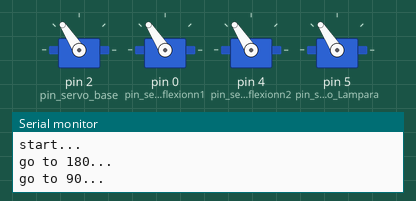
This sketch was run on a simulated Arduino Uno, built with avr-gcc and run on an emulated ATmega328P. Parts: 4 × servo, the last lines printed to the serial monitor.

Above: at 11.05 s.
At 11.75 s:
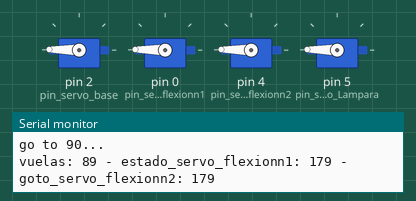
At 12.45 s:
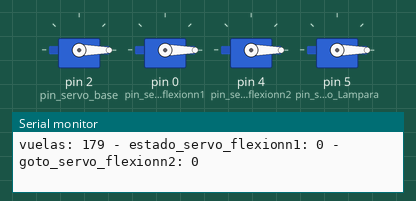
At 13.9 s:
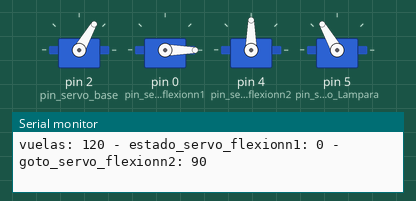
At 15.55 s:
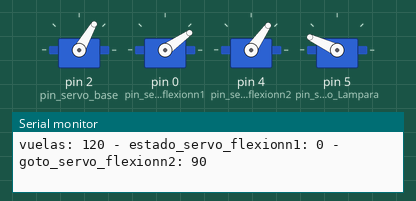
At 16.75 s:
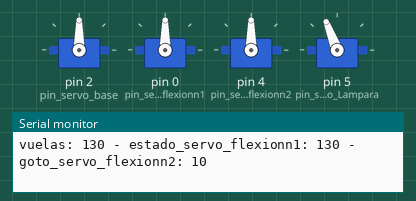
Timing chart, 0 to 19.8 s (numbered marks = the images above):
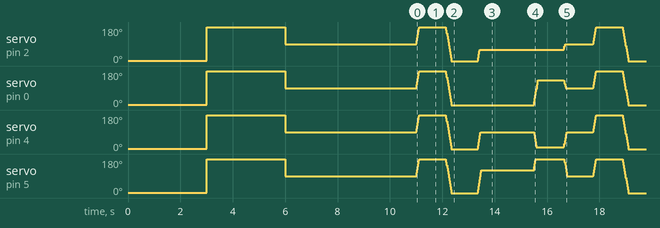

The sketch:

brazo6ServoSoporte.ino
```cpp
#include <Servo.h>

Servo servo_base;
Servo servo_flexionn1;
Servo servo_flexionn2;
Servo servo_Lampara;
/*
const int pin_servo_base = 4;
const int pin_servo_flexionn1 = 5;
const int pin_servo_flexionn2 = 6;
const int pin_servo_Lampara = 7;

*/
  const int pin_servo_base = 2;
  const int pin_servo_flexionn1 = 0;
  const int pin_servo_flexionn2 = 4;
  const int pin_servo_Lampara = 5;


int estado_servo_base = 90;
int estado_servo_flexionn1 = 90;
int estado_servo_flexionn2 = 90;
int estado_servo_Lampara = 90;

int goto_servo_base = 90;
int goto_servo_flexionn1 = 90;
int goto_servo_flexionn2 = 90;
int goto_servo_Lampara = 90;

int velocidadServo = 1;

void setup() {
  // put your setup code here, to run once:

  servo_base.attach(pin_servo_base);
  servo_flexionn1.attach(pin_servo_flexionn1);
  servo_flexionn2.attach(pin_servo_flexionn2);
  servo_Lampara.attach(pin_servo_Lampara);

  Serial.begin(115200);
  Serial.println("go to 0...");

 Serial.println("start...");
  servo_flexionn1.write(1);
  servo_flexionn2.write(1);
  servo_Lampara.write(1);
servo_base.write(1);
   delay(3000);

 Serial.println("go to 180...");
  servo_flexionn1.write(179);
  servo_flexionn2.write(179);
  servo_Lampara.write(179);
servo_base.write(179);

 delay(3000);
  Serial.println("go to 90...");
  servo_flexionn1.write(90);
  servo_flexionn2.write(90);
  servo_Lampara.write(90);
servo_base.write(90);

 delay(5000);

}


void loop() {


  mover_servo_base(179);
  mover_servo_flexionn1(179);
  mover_servo_flexionn2(179);
  mover_servo_Lampara(179);
  mover_servos();
  delay(1000);


  mover_servo_base(0);
  mover_servo_flexionn1(0);
  mover_servo_flexionn2(0);
  mover_servo_Lampara(0);
  mover_servos();
  delay(1000);


  mover_servo_base(60);
  mover_servo_flexionn1(0);
  mover_servo_flexionn2(90);
  mover_servo_Lampara(120);
  mover_servos();
  delay(1000);


  mover_servo_base(90);
  mover_servo_flexionn1(130);
  mover_servo_flexionn2(179);
  mover_servo_Lampara(150);
  //mover_servos();
  delay(1000);


  mover_servo_base(60);
  mover_servo_flexionn1(130);
  mover_servo_flexionn2(10);
  mover_servo_Lampara(179);
  mover_servos();
  delay(1000);


    mover_servo_base(90);
    mover_servo_flexionn1(90);
    mover_servo_flexionn2(90);
    mover_servo_Lampara(90);
    mover_servos();
    delay(1000);

}
/*
void mover_servo_flexionn1(int pos) {
  goto_servo_flexionn1 = pos;


  int mover_flexionn1 = estado_servo_flexionn1 - goto_servo_flexionn1;
  mover_flexionn1 = mover_flexionn1 * -1;

  bool servosEnPosicion = estado_servo_flexionn1 == goto_servo_flexionn1;

  while (servosEnPosicion == false)
  {
    if (estado_servo_flexionn1 != goto_servo_flexionn1) {
      if (estado_servo_flexionn1 < goto_servo_flexionn1) {
        estado_servo_flexionn1++;
      } else {
        estado_servo_flexionn1--;
      }
      servo_flexionn1.write(estado_servo_flexionn1);
    }


    delay(velocidadServo);

    servosEnPosicion = estado_servo_flexionn1 == goto_servo_flexionn1;

  }
}

void mover_servo_flexionn2(int pos) {
  goto_servo_flexionn2 = pos;


  int mover_flexionn2 = estado_servo_flexionn2 - goto_servo_flexionn2;
  mover_flexionn2 = mover_flexionn2 * -1;


  bool servosEnPosicion = estado_servo_flexionn2 == goto_servo_flexionn2;

  while (servosEnPosicion == false)
  {

    if (estado_servo_flexionn2 != goto_servo_flexionn2) {
      if (estado_servo_flexionn2 < goto_servo_flexionn2) {
        estado_servo_flexionn2++;
      } else {
        estado_servo_flexionn2--;
      }
      servo_flexionn2.write(estado_servo_flexionn2);
    }


    delay(velocidadServo);

    servosEnPosicion = estado_servo_flexionn2 == goto_servo_flexionn2;
  }
}

void mover_servo_Lampara(int pos) {
  goto_servo_Lampara = pos;


  int mover_Lampara = estado_servo_Lampara - goto_servo_Lampara;
  mover_Lampara = mover_Lampara * -1;

  bool servosEnPosicion = estado_servo_Lampara == goto_servo_Lampara;

  while (servosEnPosicion == false)
  {

    if (estado_servo_Lampara != goto_servo_Lampara) {
      if (estado_servo_Lampara < goto_servo_Lampara) {
        estado_servo_Lampara++;
      } else {
        estado_servo_Lampara--;
      }
      servo_Lampara.write(estado_servo_Lampara);
    }

    delay(velocidadServo);

    servosEnPosicion = estado_servo_Lampara == goto_servo_Lampara;

  }
}

void mover_servo_base(int pos) {
  goto_servo_base = pos;

    int mover_base = estado_servo_base - goto_servo_base;
  mover_base = mover_base * -1;

  bool servosEnPosicion = estado_servo_base == goto_servo_base;

   while (servosEnPosicion == false)
  {

    if (estado_servo_base != goto_servo_base) {
      if (estado_servo_base < goto_servo_base) {
        estado_servo_base++;
      } else {
        estado_servo_base--;
      }
      servo_base.write(estado_servo_base);
    }


    delay(velocidadServo);

    servosEnPosicion = estado_servo_base == goto_servo_base;

  }

}
*/

void mover_servos2() {


    if (estado_servo_base != goto_servo_base) {
        estado_servo_base=goto_servo_base;

      servo_base.write(estado_servo_base);
    }

    if (estado_servo_flexionn1 != goto_servo_flexionn1) {

        estado_servo_flexionn1=goto_servo_flexionn1;

      servo_flexionn1.write(estado_servo_flexionn1);
    }

    if (estado_servo_flexionn2 != goto_servo_flexionn2) {

        estado_servo_flexionn2= goto_servo_flexionn2;

      servo_flexionn2.write(estado_servo_flexionn2);
    }

    if (estado_servo_Lampara != goto_servo_Lampara) {

        estado_servo_Lampara = goto_servo_Lampara;

      servo_Lampara.write(estado_servo_Lampara);
    }


  Serial.print(" - estado_servo_flexionn1: ");
  Serial.print(estado_servo_flexionn1);

  Serial.print(" - goto_servo_flexionn2: ");
  Serial.println(goto_servo_flexionn2);

}

void mover_servos() {


  bool servosEnPosicion = estado_servo_base == goto_servo_base;
  servosEnPosicion = servosEnPosicion && estado_servo_flexionn1 == goto_servo_flexionn1;
  servosEnPosicion = servosEnPosicion && estado_servo_flexionn2 == goto_servo_flexionn2;
  servosEnPosicion = servosEnPosicion && estado_servo_Lampara == goto_servo_Lampara;

  int vuelas = 0;

  while (servosEnPosicion == false)
  {

    if (estado_servo_base != goto_servo_base) {
      if (estado_servo_base < goto_servo_base) {
        estado_servo_base++;
      } else {
        estado_servo_base--;
      }
      servo_base.write(estado_servo_base);
    }

    if (estado_servo_flexionn1 != goto_servo_flexionn1) {
      if (estado_servo_flexionn1 < goto_servo_flexionn1) {
        estado_servo_flexionn1++;
      } else {
        estado_servo_flexionn1--;
      }
      servo_flexionn1.write(estado_servo_flexionn1);
    }

    if (estado_servo_flexionn2 != goto_servo_flexionn2) {
      if (estado_servo_flexionn2 < goto_servo_flexionn2) {
        estado_servo_flexionn2++;
      } else {
        estado_servo_flexionn2--;
      }
      servo_flexionn2.write(estado_servo_flexionn2);
    }

    if (estado_servo_Lampara != goto_servo_Lampara) {
      if (estado_servo_Lampara < goto_servo_Lampara) {
        estado_servo_Lampara++;
      } else {
        estado_servo_Lampara--;
      }
      servo_Lampara.write(estado_servo_Lampara);
    }

    delay(velocidadServo);

    servosEnPosicion = estado_servo_base == goto_servo_base;
    servosEnPosicion = servosEnPosicion && estado_servo_flexionn1 == goto_servo_flexionn1;
    servosEnPosicion = servosEnPosicion && estado_servo_flexionn2 == goto_servo_flexionn2;
    servosEnPosicion = servosEnPosicion && estado_servo_Lampara == goto_servo_Lampara;

    vuelas++;
  }

  Serial.print("vuelas: ");
  Serial.print(vuelas);

  Serial.print(" - estado_servo_flexionn1: ");
  Serial.print(estado_servo_flexionn1);

  Serial.print(" - goto_servo_flexionn2: ");
  Serial.println(goto_servo_flexionn2);

}

void mover_servo_flexionn1(int pos) {
  goto_servo_flexionn1 = pos;
}

void mover_servo_flexionn2(int pos) {
  goto_servo_flexionn2 = pos;
}

void mover_servo_Lampara(int pos) {
  goto_servo_Lampara = pos;
}

void mover_servo_base(int pos) {
  goto_servo_base = pos;
}
```
